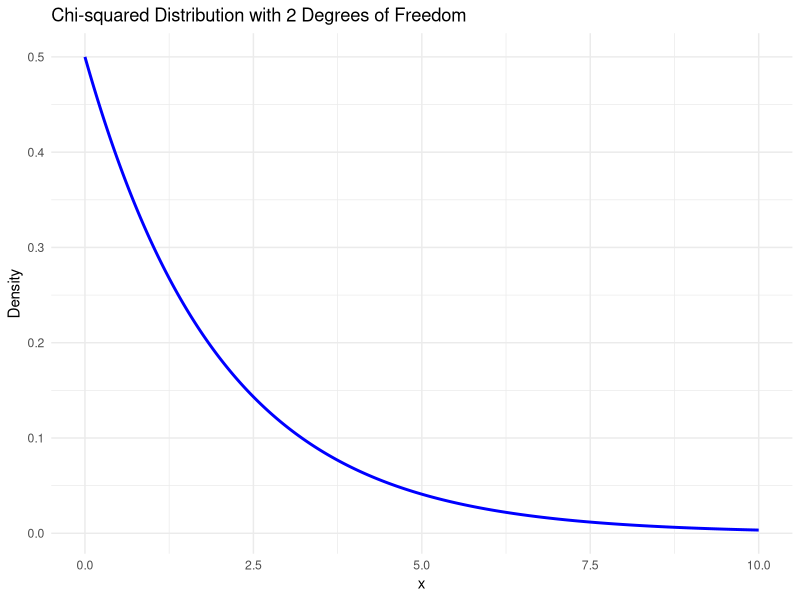

The R source for this figure:
## ---- chunk 1
knitr::opts_chunk$set(echo = TRUE)
set.seed(123)  # For reproducibility
## ---- chunk 2
# Plot the density curve of chi-squared distribution with 2 degrees of freedom
library(ggplot2)

x <- seq(0, 10, length.out = 1000)
y <- dchisq(x, df = 2)

myPlot <- ggplot(data.frame(x = x, y = y), aes(x = x, y = y)) +
  geom_line(color = "blue", size = 1) +
  labs(title = "Chi-squared Distribution with 2 Degrees of Freedom",
       x = "x",
       y = "Density") +
  theme_minimal()

print(myPlot)
## ---- chunk 3
# Population parameters
pop_mean <- 2
pop_sd <- 2
n_reps <- 10000
sample_sizes <- c(8, 23, 52)
alpha <- 0.05

# Part a: Two-sided z-test
do.two.sided.test <- function(n) {
  sample_data <- rchisq(n, df = 2)
  z_stat <- (mean(sample_data) - pop_mean) / (pop_sd / sqrt(n))
  p_value <- 2 * pnorm(-abs(z_stat))
  return(p_value < alpha)
}

z.two <- sapply(sample_sizes, function(n) {
  mean(replicate(n_reps, do.two.sided.test(n)))
})

# Part b: Left-sided z-test
do.left.sided.test <- function(n) {
  sample_data <- rchisq(n, df = 2)
  z_stat <- (mean(sample_data) - pop_mean) / (pop_sd / sqrt(n))
  p_value <- pnorm(z_stat)
  return(p_value < alpha)
}

z.left <- sapply(sample_sizes, function(n) {
  mean(replicate(n_reps, do.left.sided.test(n)))
})

# Part c: Right-sided z-test
do.right.sided.test <- function(n) {
  sample_data <- rchisq(n, df = 2)
  z_stat <- (mean(sample_data) - pop_mean) / (pop_sd / sqrt(n))
  p_value <- 1 - pnorm(z_stat)
  return(p_value < alpha)
}

z.right <- sapply(sample_sizes, function(n) {
  mean(replicate(n_reps, do.right.sided.test(n)))
})

print(z.two)
print(z.left)
print(z.right)
## ---- chunk 4
prob3Mat <- matrix(c(z.two, z.left, z.right),
                   nrow = length(z.two),
                   ncol = 3,
                   byrow = FALSE)
colnames(prob3Mat) <- c("two", "left", "right")
rownames(prob3Mat) <- paste("n =", sample_sizes)

print(prob3Mat)
## ---- chunk 5
# Part a: Two-sided t-test
do.two.sided.t.test <- function(n) {
  sample_data <- rchisq(n, df = 2)
  t_stat <- (mean(sample_data) - pop_mean) / (sd(sample_data) / sqrt(n))
  p_value <- 2 * pt(-abs(t_stat), df = n - 1)
  return(p_value < alpha)
}

t.two <- sapply(sample_sizes, function(n) {
  mean(replicate(n_reps, do.two.sided.t.test(n)))
})

# Part b: Left-sided t-test
do.left.sided.t.test <- function(n) {
  sample_data <- rchisq(n, df = 2)
  t_stat <- (mean(sample_data) - pop_mean) / (sd(sample_data) / sqrt(n))
  p_value <- pt(t_stat, df = n - 1)
  return(p_value < alpha)
}

t.left <- sapply(sample_sizes, function(n) {
  mean(replicate(n_reps, do.left.sided.t.test(n)))
})

# Part c: Right-sided t-test
do.right.sided.t.test <- function(n) {
  sample_data <- rchisq(n, df = 2)
  t_stat <- (mean(sample_data) - pop_mean) / (sd(sample_data) / sqrt(n))
  p_value <- 1 - pt(t_stat, df = n - 1)
  return(p_value < alpha)
}

t.right <- sapply(sample_sizes, function(n) {
  mean(replicate(n_reps, do.right.sided.t.test(n)))
})

print(t.two)
print(t.left)
print(t.right)
## ---- chunk 6
prob5Mat <- matrix(c(t.two, t.left, t.right),
                   nrow = length(t.two),
                   ncol = 3,
                   byrow = FALSE)
colnames(prob5Mat) <- c("two", "left", "right")
rownames(prob5Mat) <- paste("n =", sample_sizes)

print(prob5Mat)
## ---- chunk 7
# Part a: Two-sided "bad" z-test (using sample SD instead of population SD)
do.two.sided.bad.test <- function(n) {
  sample_data <- rchisq(n, df = 2)
  z_stat <- (mean(sample_data) - pop_mean) / (sd(sample_data) / sqrt(n))
  p_value <- 2 * pnorm(-abs(z_stat))
  return(p_value < alpha)
}

zt.two <- sapply(sample_sizes, function(n) {
  mean(replicate(n_reps, do.two.sided.bad.test(n)))
})

# Part b: Left-sided "bad" z-test
do.left.sided.bad.test <- function(n) {
  sample_data <- rchisq(n, df = 2)
  z_stat <- (mean(sample_data) - pop_mean) / (sd(sample_data) / sqrt(n))
  p_value <- pnorm(z_stat)
  return(p_value < alpha)
}

zt.left <- sapply(sample_sizes, function(n) {
  mean(replicate(n_reps, do.left.sided.bad.test(n)))
})

# Part c: Right-sided "bad" z-test
do.right.sided.bad.test <- function(n) {
  sample_data <- rchisq(n, df = 2)
  z_stat <- (mean(sample_data) - pop_mean) / (sd(sample_data) / sqrt(n))
  p_value <- 1 - pnorm(z_stat)
  return(p_value < alpha)
}

zt.right <- sapply(sample_sizes, function(n) {
  mean(replicate(n_reps, do.right.sided.bad.test(n)))
})

print(zt.two)
print(zt.left)
print(zt.right)
## ---- chunk 8
prob7Mat <- matrix(c(zt.two, zt.left, zt.right),
                   nrow = length(zt.two),
                   ncol = 3,
                   byrow = FALSE)
colnames(prob7Mat) <- c("two", "left", "right")
rownames(prob7Mat) <- paste("n =", sample_sizes)

print(prob7Mat)
